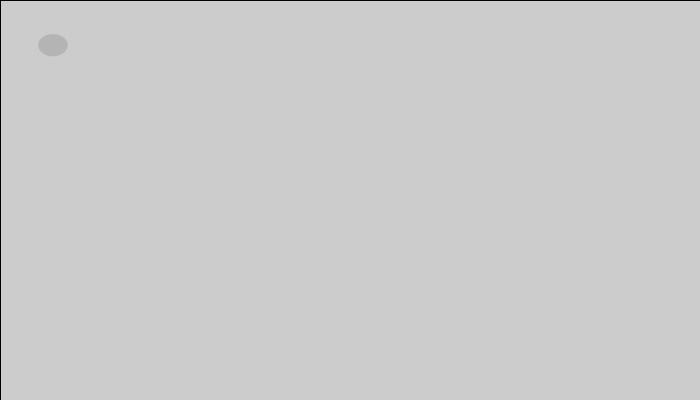
Frame 1 (no input)
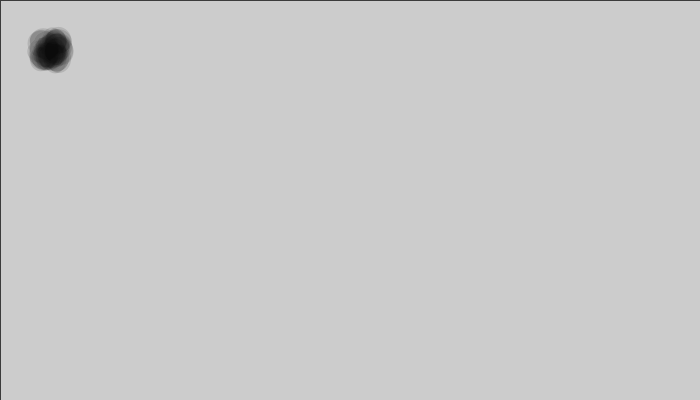
Frame 60 (the mouse pressed at the canvas centre just before this capture)
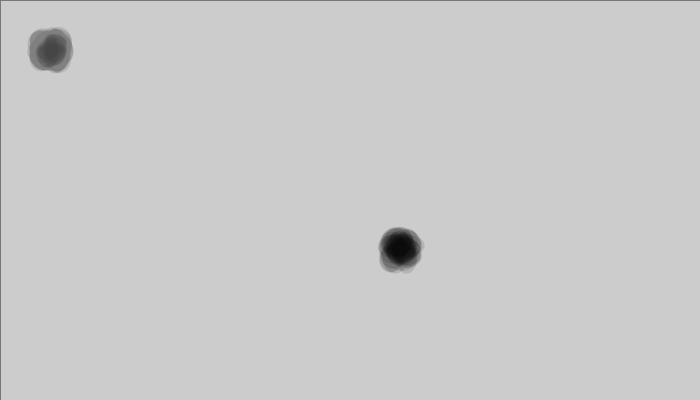
Frame 120 (the mouse held since frame 60 and released just before this capture)

The Processing sketch that drew these frames (run headless with seeded random() and noise(); from frame 60 on, the mouse is pressed at the canvas centre):

// Processing sketch: processing_36320
// ── processing_36320.pde

float time = 200;

void setup() {
  size (700,400);
  smooth();
  frameRate(20);
}

void hole (float y) {
  ellipse (50,50,50,50);
}

void smoke (float x) {
  fill(255,1); 
  rect(0,0,width,height);
  frameRate(100);
  fill (0,0,0,30);
 noStroke ();
// rotate(mouseY);
  ellipse (pmouseX+random(40,60),pmouseY+random(40,60),random(20,30),random(20,30));
  loop();
}

void draw (){
  smoke(240);
}
                
                                
